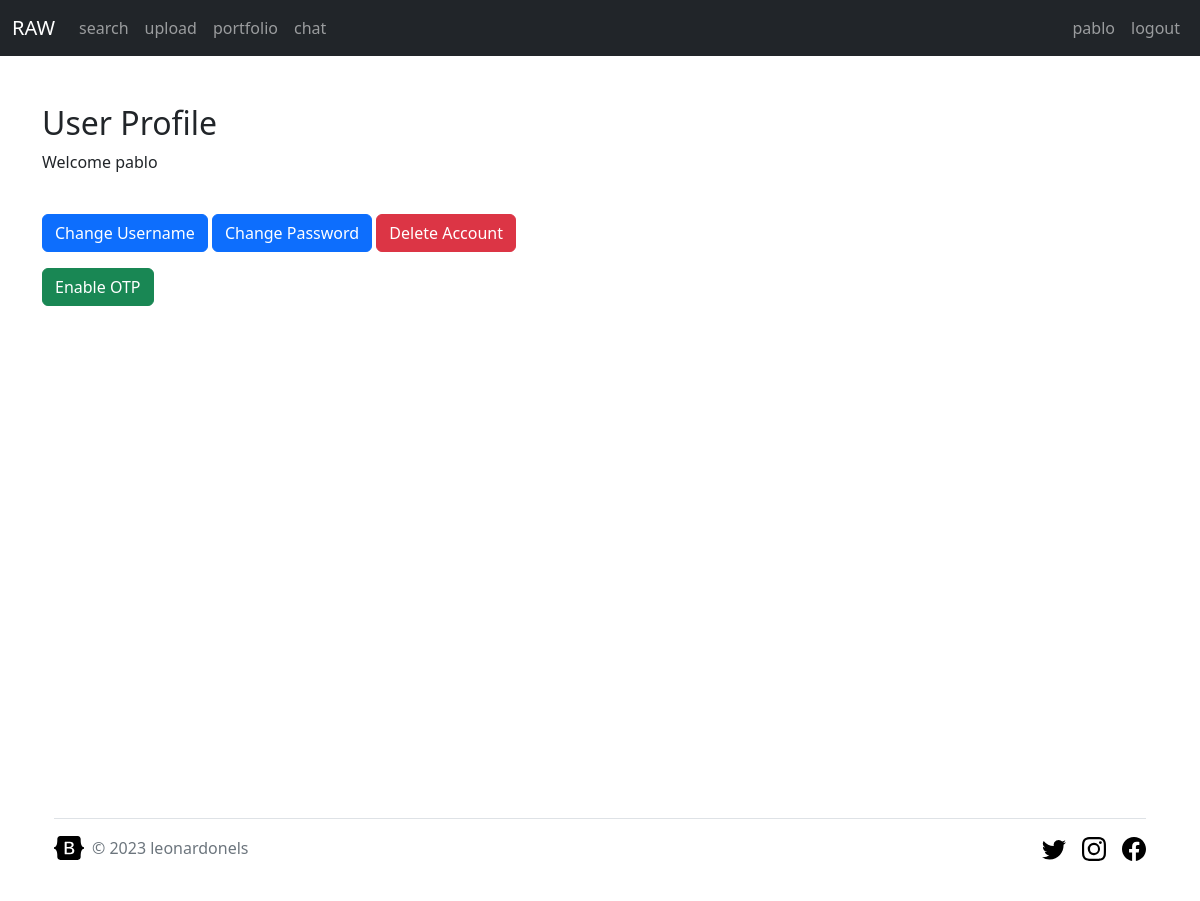
/users/profile/ (signed in), run on an earlier commit of the app's database.
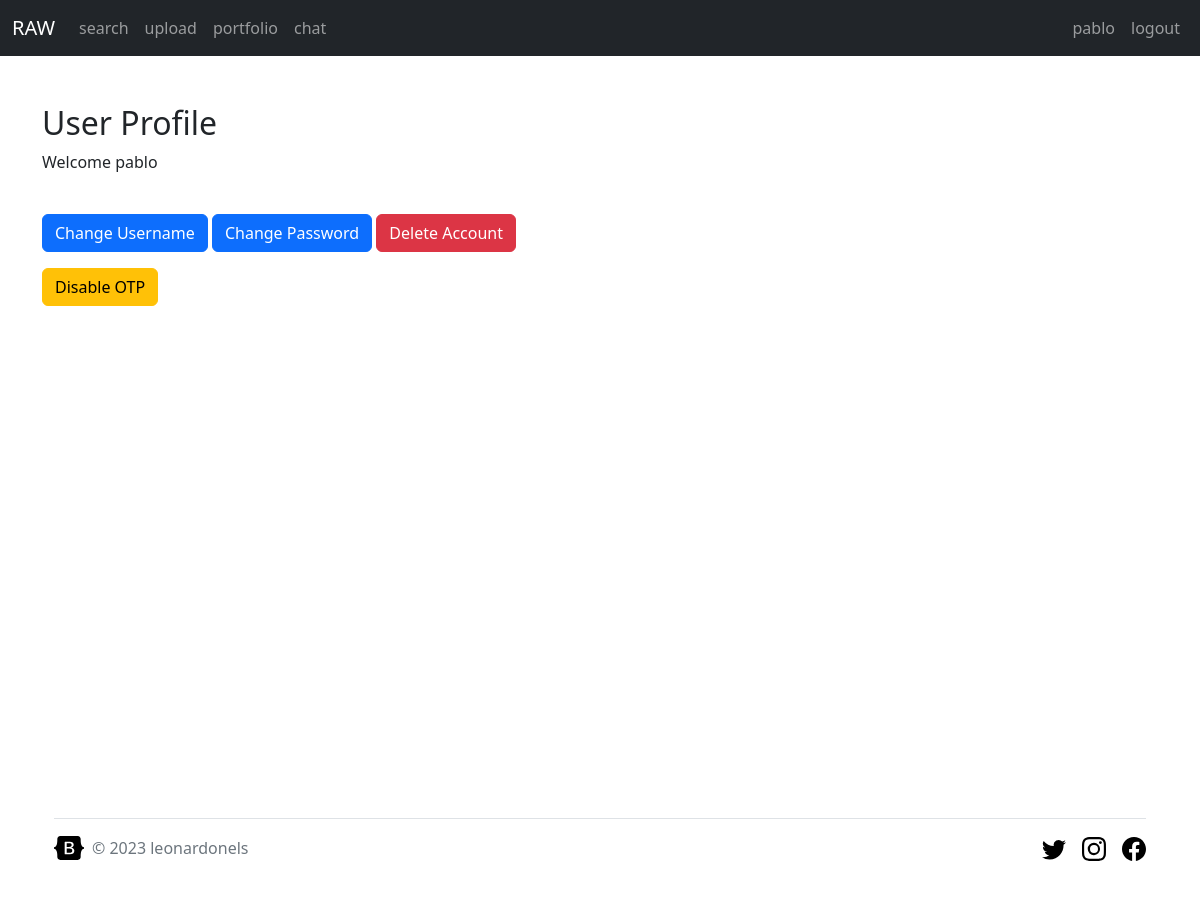
And on a later commit of the database.
### users/views.py (the view)
# urls.py: path('profile/', profile, name='profile'),
@login_required
def profile(request):
    user = request.user
    if request.method == 'POST':
        form = UserProfileForm(request.POST, instance=user)
        if form.is_valid():
            form.save()
            return redirect('profile')
    else:
        form = UserProfileForm(instance=user)
    return render(request, 'profile.html', {'form': form})

### users/models.py (called while the page is built)
    def is_superuser_custom(self):
        return self.role == 'ADMIN'

    @property
    def is_admin(self):
        return self.is_superuser_custom()

### users/templates/profile.html (shortened to what this page needs)
{% extends 'masonry.html' %}
{% block content %}
<div class="container">
    <h2>User Profile</h2>
    <p>Welcome {{ user.username }}</p><br>
    <div class="d-flex justify-content-between">
        <div>
            <a href="/users/profile/change_username/" class="btn btn-primary">Change Username</a>
            <a href="/users/profile/change_password/" class="btn btn-primary">Change Password</a>
            <a href="/users/profile/delete/" class="btn btn-danger">Delete Account</a>
        </div>
    </div>
    <div class="mt-3">
        {% if user.otp %}
            <form action="{% url 'users:toggle_otp' %}" method="post" class="mt-3">
                    <button type="submit" class="btn {% if user.otp %}btn-warning{% else %}btn-success{% endif %}">
                        Disable OTP
                    </button>
            </form>
        {% else %}
            <form action="{% url 'users:setup_otp' %}" method="post" class="mt-3">
                    <button type="submit" class="btn {% if user.otp %}btn-warning{% else %}btn-success{% endif %}">
                        Enable OTP
                    </button>
            </form>
        {% endif %}
</div>
{% endblock %}

What changed in the data, as far as the page shows it:
changed User "pablo": otp False → True (drawn)
Also different on the page:
text no longer shown: "Enable OTP"
text now shown: "Disable OTP"
